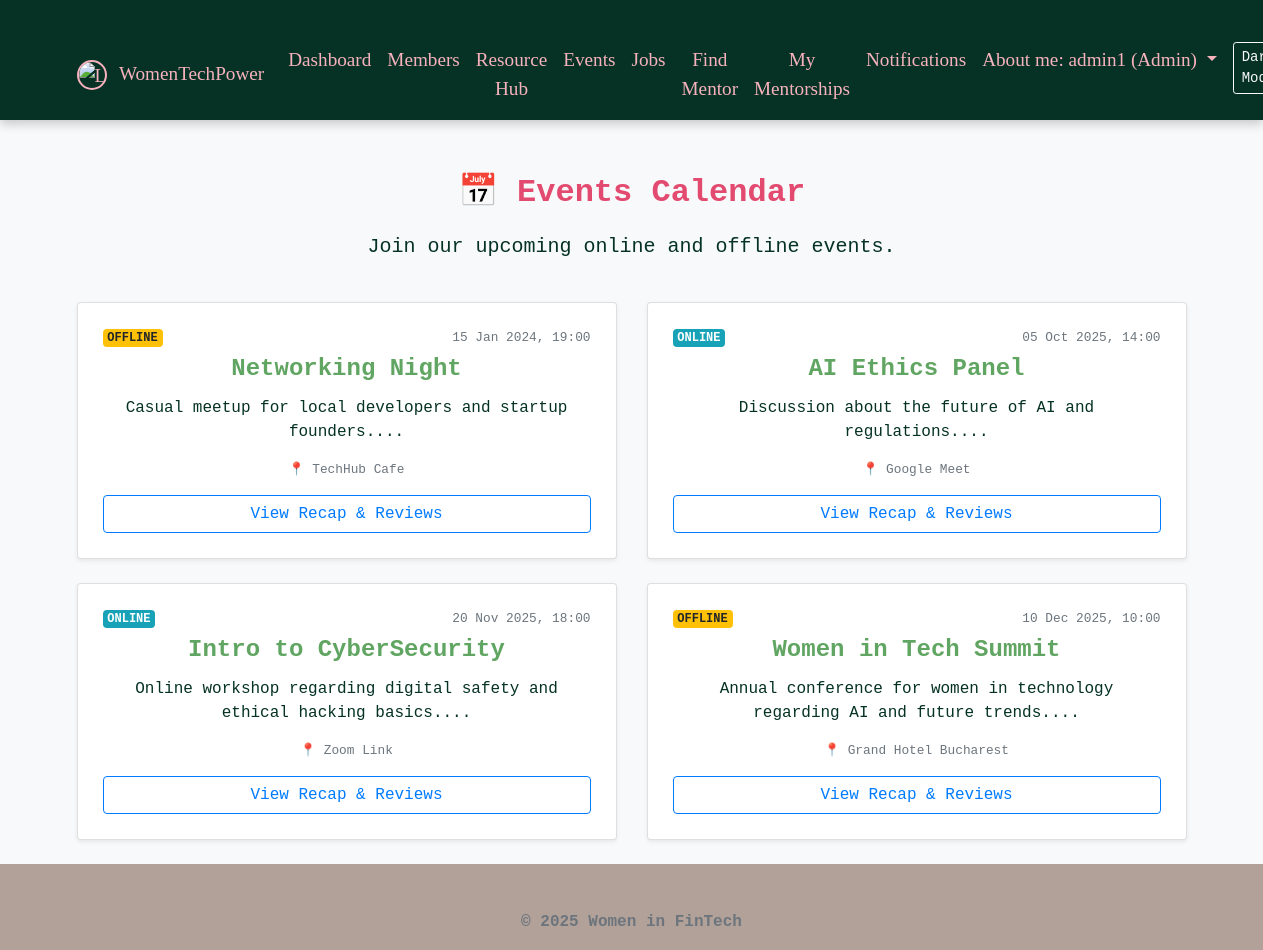
/events.php (signed in), run on the app's committed database.
### tables this page shows
CREATE TABLE `events` (
  `id` int(11) NOT NULL,
  `title` varchar(255) NOT NULL,
  `description` text DEFAULT NULL,
  `event_date` datetime NOT NULL,
  `type` enum('online','offline') NOT NULL,
  `location` varchar(255) DEFAULT NULL,
  `created_at` timestamp NOT NULL DEFAULT current_timestamp()
);

### events.php (the view, shortened to what this page needs)
<?php
include_once "includes/header.php";
$database = new Database();
$db = $database->getConnection();
$query = "SELECT * FROM events ORDER BY event_date ASC";
$stmt = $db->query($query);
?>
<div class="row mb-4">
    <div class="col-12 text-center">
        <h2 style="color: var(--raspberry);">📅 Events Calendar</h2>
        <p class="lead">Join our upcoming online and offline events.</p>
    </div>
</div>
<div class="row">
    <?php while ($row = $stmt->fetch(PDO::FETCH_ASSOC)): ?>
        <?php
            $is_past = strtotime($row['event_date']) < time();
            $card_class = $is_past ? "opacity-50" : "";
            $badge_color = $row['type'] == 'online' ? 'info' : 'warning';
        ?>
        <div class="col-md-6 mb-4">
            <div class="card shadow-sm <?php echo $card_class; ?>">
                <div class="card-body">
                    <div class="d-flex justify-content-between align-items-center mb-2">
                        <span class="badge badge-<?php echo $badge_color; ?> text-uppercase">
                            <?php echo $row['type']; ?>
                        </span>
                        <small class="text-muted">
                            <?php echo date('d M Y, H:i', strtotime($row['event_date'])); ?>
                        </small>
                    </div>
                    <h4 class="card-title"><?php echo htmlspecialchars($row['title']); ?></h4>
                    <p class="card-text"><?php echo htmlspecialchars(substr($row['description'], 0, 100)) . '...'; ?></p>
                    <p class="small text-muted">📍 <?php echo htmlspecialchars($row['location']); ?></p>
                    <a href="event_details.php?id=<?php echo $row['id']; ?>" class="btn btn-outline-primary btn-block">
                        <?php echo $is_past ? "View Recap & Reviews" : "View Details & Register"; ?>
                    </a>
                </div>
            </div>
        </div>
    <?php endwhile; ?>
</div>
<?php include_once "includes/footer.php"; ?>

### css/style.css (style rules this page uses)
:root { --deep-green: #053225; --raspberry: #E34A6F; --pale-pink: #F7B2BD; --greige: #B2A198; --soft-green: #60A561; --bg-color: #f8f9fa; --text-color: var(--deep-green); --card-bg: #ffffff; --nav-bg: var(--deep-green); --btn-color: var(--raspberry); --link-color: var(--raspberry); }
body { font-family: 'Rockwell', 'Courier Bold', Courier, Georgia, Times, 'Times New Roman', serif; background-color: var(--bg-color); color: var(--text-color); min-height: 100vh; display: flex; flex-direction: column; text-align: center; transition: background-color 0.3s ease, color 0.3s ease; }
h1, h2, h3, h4, h5 { font-weight: bold; color: var(--raspberry); margin-bottom: 20px; }
.card-body { padding: 25px; }
.card-title { color: var(--soft-green); font-weight: bold; }

### data on the page
events: type "OFFLINE", event_date "15 Jan 2024, 19:00", title "Networking Night", description "Casual meetup for local developers and startup founders.", location "TechHub Cafe", shows "View Recap & Reviews"
events: type "ONLINE", event_date "05 Oct 2025, 14:00", title "AI Ethics Panel", description "Discussion about the future of AI and regulations.", location "Google Meet", shows "View Recap & Reviews"
events: type "ONLINE", event_date "20 Nov 2025, 18:00", title "Intro to CyberSecurity", description "Online workshop regarding digital safety and ethical hacking basics.", location "Zoom Link", shows "View Recap & Reviews"
events: type "OFFLINE", event_date "10 Dec 2025, 10:00", title "Women in Tech Summit", description "Annual conference for women in technology regarding AI and future trends.", location "Grand Hotel Bucharest", shows "View Recap & Reviews"

### other printed values
$_SESSION['name'] "admin1"
$_SESSION['role'] "Admin"
